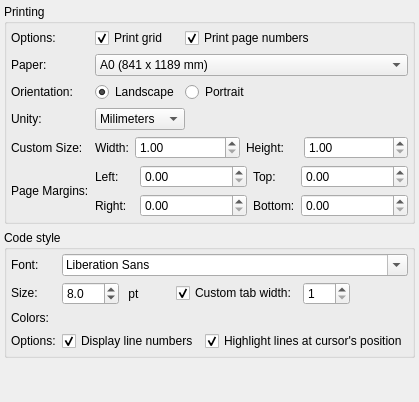
     <widget class="QWidget" name="tab_3">
      <attribute name="title">
       <string>Printing &amp;&amp; Code</string>
      </attribute>
      <layout class="QGridLayout" name="gridLayout_9">
       <property name="leftMargin">
        <number>4</number>
       </property>
       <property name="topMargin">
        <number>4</number>
       </property>
       <property name="rightMargin">
        <number>4</number>
       </property>
       <property name="bottomMargin">
        <number>4</number>
       </property>
       <item row="1" column="0">
        <widget class="QGroupBox" name="code_font_gb">
         <property name="title">
          <string>Code style</string>
         </property>
         <layout class="QGridLayout" name="gridLayout_5">
          <property name="leftMargin">
           <number>4</number>
          </property>
          <property name="topMargin">
           <number>4</number>
          </property>
          <property name="rightMargin">
           <number>4</number>
          </property>
          <property name="bottomMargin">
           <number>4</number>
          </property>
          <item row="1" column="0">
           <widget class="QLabel" name="font_lbl_2">
            <property name="sizePolicy">
             <sizepolicy hsizetype="Fixed" vsizetype="Fixed">
              <horstretch>0</horstretch>
              <verstretch>0</verstretch>
             </sizepolicy>
            </property>
            <property name="text">
             <string>Size:</string>
            </property>
           </widget>
          </item>
          <item row="0" column="0">
           <widget class="QLabel" name="font_lbl">
            <property name="sizePolicy">
             <sizepolicy hsizetype="Fixed" vsizetype="Fixed">
              <horstretch>0</horstretch>
              <verstretch>0</verstretch>
             </sizepolicy>
            </property>
            <property name="text">
             <string>Font:</string>
            </property>
           </widget>
          </item>
          <item row="2" column="0">
           <widget class="QLabel" name="colors_lbl">
            <property name="sizePolicy">
             <sizepolicy hsizetype="Fixed" vsizetype="Fixed">
              <horstretch>0</horstretch>
              <verstretch>0</verstretch>
             </sizepolicy>
            </property>
            <property name="text">
             <string>Colors:</string>
            </property>
           </widget>
          </item>
          <item row="3" column="0">
           <widget class="QLabel" name="colors_lbl_2">
            <property name="sizePolicy">
             <sizepolicy hsizetype="Fixed" vsizetype="Fixed">
              <horstretch>0</horstretch>
              <verstretch>0</verstretch>
             </sizepolicy>
            </property>
            <property name="text">
             <string>Options:</string>
            </property>
           </widget>
          </item>
          <item row="3" column="1" colspan="2">
           <layout class="QHBoxLayout" name="horizontalLayout_18">
            <item>
             <widget class="QCheckBox" name="disp_line_numbers_chk">
              <property name="text">
               <string>Display line numbers</string>
              </property>
              <property name="checked">
               <bool>true</bool>
              </property>
             </widget>
            </item>
            <item>
             <widget class="QCheckBox" name="hightlight_lines_chk">
              <property name="sizePolicy">
               <sizepolicy hsizetype="Expanding" vsizetype="Fixed">
                <horstretch>0</horstretch>
                <verstretch>0</verstretch>
               </sizepolicy>
              </property>
              <property name="text">
               <string>Highlight lines at cursor's position</string>
              </property>
              <property name="checked">
               <bool>true</bool>
              </property>
             </widget>
            </item>
           </layout>
          </item>
          <item row="0" column="1" colspan="2">
           <widget class="QFontComboBox" name="font_cmb">
            <property name="sizePolicy">
             <sizepolicy hsizetype="Expanding" vsizetype="Fixed">
              <horstretch>0</horstretch>
              <verstretch>0</verstretch>
             </sizepolicy>
            </property>
           </widget>
          </item>
          <item row="1" column="1" colspan="2">
           <layout class="QHBoxLayout" name="horizontalLayout_5">
            <item>
             <widget class="QDoubleSpinBox" name="font_size_spb">
              <property name="decimals">
               <number>1</number>
              </property>
              <property name="minimum">
               <double>5.000000000000000</double>
              </property>
              <property name="maximum">
               <double>100.000000000000000</double>
              </property>
              <property name="singleStep">
               <double>0.500000000000000</double>
              </property>
              <property name="value">
               <double>8.000000000000000</double>
              </property>
             </widget>
            </item>
            <item>
             <widget class="QLabel" name="unity_lbl">
              <property name="sizePolicy">
               <sizepolicy hsizetype="Minimum" vsizetype="Preferred">
                <horstretch>0</horstretch>
                <verstretch>0</verstretch>
               </sizepolicy>
              </property>
              <property name="text">
               <string> pt</string>
              </property>
             </widget>
            </item>
            <item>
             <spacer name="horizontalSpacer">
              <property name="orientation">
               <enum>Qt::Horizontal</enum>
              </property>
              <property name="sizeType">
               <enum>QSizePolicy::Fixed</enum>
              </property>
              <property name="sizeHint" stdset="0">
               <size>
                <width>30</width>
                <height>20</height>
               </size>
              </property>
             </spacer>
            </item>
            <item>
             <widget class="QCheckBox" name="tab_width_chk">
              <property name="text">
               <string>Custom tab width:</string>
              </property>
              <property name="checked">
               <bool>true</bool>
              </property>
             </widget>
            </item>
            <item>
             <widget class="QSpinBox" name="tab_width_spb">
              <property name="enabled">
               <bool>true</bool>
              </property>
              <property name="minimum">
               <number>1</number>
              </property>
              <property name="maximum">
               <number>100</number>
              </property>
              <property name="value">
               <number>1</number>
              </property>
             </widget>
            </item>
            <item>
             <spacer name="horizontalSpacer_2">
              <property name="orientation">
               <enum>Qt::Horizontal</enum>
              </property>
              <property name="sizeHint" stdset="0">
               <size>
                <width>40</width>
                <height>20</height>
               </size>
              </property>
             </spacer>
            </item>
           </layout>
          </item>
         </layout>
        </widget>
       </item>
       <item row="0" column="0">
        <widget class="QGroupBox" name="printing_gb">
         <property name="title">
          <string>Printing</string>
         </property>
         <layout class="QGridLayout" name="gridLayout_3">
          <property name="leftMargin">
           <number>4</number>
          </property>
          <property name="topMargin">
           <number>4</number>
          </property>
          <property name="rightMargin">
           <number>4</number>
          </property>
          <property name="bottomMargin">
           <number>4</number>
          </property>
          <item row="0" column="0">
           <widget class="QLabel" name="print_op_lbl">
            <property name="text">
             <string>Options:</string>
            </property>
           </widget>
          </item>
          <item row="0" column="1">
           <widget class="QCheckBox" name="print_grid_chk">
            <property name="sizePolicy">
             <sizepolicy hsizetype="Fixed" vsizetype="Fixed">
              <horstretch>0</horstretch>
              <verstretch>0</verstretch>
             </sizepolicy>
            </property>
            <property name="text">
             <string>Print grid</string>
            </property>
            <property name="checked">
             <bool>true</bool>
            </property>
           </widget>
          </item>
          <item row="0" column="2">
           <widget class="QCheckBox" name="print_pg_num_chk">
            <property name="sizePolicy">
             <sizepolicy hsizetype="Expanding" vsizetype="Fixed">
              <horstretch>0</horstretch>
              <verstretch>0</verstretch>
             </sizepolicy>
            </property>
            <property name="text">
             <string>Print page numbers</string>
            </property>
            <property name="checked">
             <bool>true</bool>
            </property>
           </widget>
          </item>
          <item row="1" column="0">
           <widget class="QLabel" name="paper_lbl">
            <property name="sizePolicy">
             <sizepolicy hsizetype="Preferred" vsizetype="Preferred">
              <horstretch>0</horstretch>
              <verstretch>0</verstretch>
             </sizepolicy>
            </property>
            <property name="text">
             <string>Paper:</string>
            </property>
           </widget>
          </item>
          <item row="1" column="1" colspan="2">
           <widget class="QComboBox" name="paper_cmb">
            <property name="sizePolicy">
             <sizepolicy hsizetype="Preferred" vsizetype="Fixed">
              <horstretch>0</horstretch>
              <verstretch>0</verstretch>
             </sizepolicy>
            </property>
            <property name="maximumSize">
             <size>
              <width>16777215</width>
              <height>16777215</height>
             </size>
            </property>
            <property name="currentIndex">
             <number>0</number>
            </property>
            <item>
             <property name="text">
              <string>A0 (841 x 1189 mm)</string>
             </property>
            </item>
            <item>
             <property name="text">
              <string>A1 (594 x 841 mm)</string>
             </property>
            </item>
            <item>
             <property name="text">
              <string>A2 (420 x 594 mm)</string>
             </property>
            </item>
            <item>
             <property name="text">
              <string>A3 (297 x 420 mm)</string>
             </property>
            </item>
            <item>
             <property name="text">
              <string>A4 (210 x 297 mm)</string>
             </property>
            </item>
            <item>
             <property name="text">
              <string>A5 (148 x 210 mm)</string>
             </property>
            </item>
            <item>
             <property name="text">
              <string>A6 (105 x 148 mm)</string>
             </property>
            </item>
            <item>
             <property name="text">
              <string>A7 (74 x 105 mm)</string>
             </property>
            </item>
            <item>
             <property name="text">
              <string>A8 (52 x 74 mm)</string>
             </property>
            </item>
            <item>
             <property name="text">
              <string>A9 (37 x 52 mm)</string>
             </property>
            </item>
            <item>
             <property name="text">
              <string>B0 (1030 x 1456 mm)</string>
             </property>
            </item>
            <item>
             <property name="text">
              <string>B1 (728 x 1030 mm)</string>
             </property>
            </item>
            <item>
             <property name="text">
              <string>B10 (32 x 45 mm)</string>
             </property>
            </item>
            <item>
             <property name="text">
              <string>B2 (515 x 728 mm)</string>
             </property>
            </item>
            <item>
             <property name="text">
              <string>B3 (364 x 515 mm)</string>
             </property>
            </item>
            <item>
             <property name="text">
              <string>B4 (257 x 364 mm)</string>
             </property>
            </item>
            <item>
             <property name="text">
              <string>B5 (182 x 257 mm)</string>
             </property>
            </item>
            <item>
             <property name="text">
              <string>B6 (128 x 182 mm)</string>
             </property>
            </item>
            <item>
             <property name="text">
              <string>B7 (91 x 128 mm)</string>
             </property>
            </item>
            <item>
             <property name="text">
              <string>B8 (64 x 91 mm)</string>
             </property>
            </item>
            <item>
             <property name="text">
              <string>B9 (45 x 64 mm)</string>
             </property>
            </item>
            <item>
             <property name="text">
              <string>C5E (163 x 229 mm)</string>
             </property>
            </item>
            <item>
             <property name="text">
              <string>Comm10E (105 x 241 mm)</string>
             </property>
            </item>
            <item>
             <property name="text">
              <string>DLE (110 x 220 mm)</string>
             </property>
            </item>
            <item>
             <property name="text">
              <string>Executive (191 x 254 mm)</string>
             </property>
            </item>
            <item>
             <property name="text">
              <string>Folio (210 x 330 mm)</string>
             </property>
            </item>
            <item>
             <property name="text">
              <string>Ledger (432 x 279 mm)</string>
             </property>
            </item>
            <item>
             <property name="text">
              <string>Legal (216 x 356 mm)</string>
             </property>
            </item>
            <item>
             <property name="text">
              <string>Letter (216 x 279 mm)</string>
             </property>
            </item>
            <item>
             <property name="text">
              <string>Tabloid (279 x 432 mm)</string>
             </property>
            </item>
            <item>
             <property name="text">
              <string>Custom</string>
             </property>
            </item>
           </widget>
          </item>
          <item row="2" column="0">
           <widget class="QLabel" name="orientation_lbl">
            <property name="sizePolicy">
             <sizepolicy hsizetype="Preferred" vsizetype="Preferred">
              <horstretch>0</horstretch>
              <verstretch>0</verstretch>
             </sizepolicy>
            </property>
            <property name="text">
             <string>Orientation:</string>
            </property>
           </widget>
          </item>
          <item row="2" column="1">
           <widget class="QRadioButton" name="landscape_rb">
            <property name="sizePolicy">
             <sizepolicy hsizetype="Fixed" vsizetype="Fixed">
              <horstretch>0</horstretch>
              <verstretch>0</verstretch>
             </sizepolicy>
            </property>
            <property name="text">
             <string>Landscape</string>
            </property>
            <property name="checked">
             <bool>true</bool>
            </property>
           </widget>
          </item>
          <item row="2" column="2">
           <widget class="QRadioButton" name="portrait_rb">
            <property name="sizePolicy">
             <sizepolicy hsizetype="Expanding" vsizetype="Fixed">
              <horstretch>0</horstretch>
              <verstretch>0</verstretch>
             </sizepolicy>
            </property>
            <property name="text">
             <string>Portrait</string>
            </property>
           </widget>
          </item>
          <item row="3" column="0">
           <widget class="QLabel" name="label">
            <property name="text">
             <string>Unity:</string>
            </property>
           </widget>
          </item>
          <item row="4" column="0">
           <widget class="QLabel" name="custom_lbl">
            <property name="text">
             <string>Custom Size:</string>
            </property>
           </widget>
          </item>
          <item row="4" column="1" colspan="2">
           <layout class="QHBoxLayout" name="horizontalLayout">
            <item>
             <widget class="QLabel" name="width_lbl">
              <property name="sizePolicy">
               <sizepolicy hsizetype="Fixed" vsizetype="Preferred">
                <horstretch>0</horstretch>
                <verstretch>0</verstretch>
               </sizepolicy>
              </property>
              <property name="text">
               <string>Width:</string>
              </property>
             </widget>
            </item>
            <item>
             <widget class="QDoubleSpinBox" name="width_spb">
              <property name="minimum">
               <double>1.000000000000000</double>
              </property>
              <property name="maximum">
               <double>999999.989999999990687</double>
              </property>
             </widget>
            </item>
            <item>
             <widget class="QLabel" name="height_lbl">
              <property name="sizePolicy">
               <sizepolicy hsizetype="Fixed" vsizetype="Preferred">
                <horstretch>0</horstretch>
                <verstretch>0</verstretch>
               </sizepolicy>
              </property>
              <property name="minimumSize">
               <size>
                <width>52</width>
                <height>0</height>
               </size>
              </property>
              <property name="text">
               <string>Height:</string>
              </property>
             </widget>
            </item>
            <item>
             <widget class="QDoubleSpinBox" name="height_spb">
              <property name="minimum">
               <double>1.000000000000000</double>
              </property>
              <property name="maximum">
               <double>999999.989999999990687</double>
              </property>
             </widget>
            </item>
           </layout>
          </item>
          <item row="5" column="0">
           <widget class="QLabel" name="margins_lbl">
            <property name="sizePolicy">
             <sizepolicy hsizetype="Preferred" vsizetype="Preferred">
              <horstretch>0</horstretch>
              <verstretch>0</verstretch>
             </sizepolicy>
            </property>
            <property name="text">
             <string>Page Margins:</string>
            </property>
           </widget>
          </item>
          <item row="5" column="1" colspan="2">
           <layout class="QGridLayout" name="gridLayout">
            <item row="0" column="0">
             <widget class="QLabel" name="left_lbl">
              <property name="minimumSize">
               <size>
                <width>39</width>
                <height>0</height>
               </size>
              </property>
              <property name="text">
               <string>Left:</string>
              </property>
             </widget>
            </item>
            <item row="0" column="1">
             <widget class="QDoubleSpinBox" name="left_marg">
              <property name="sizePolicy">
               <sizepolicy hsizetype="Expanding" vsizetype="Fixed">
                <horstretch>0</horstretch>
                <verstretch>0</verstretch>
               </sizepolicy>
              </property>
              <property name="minimumSize">
               <size>
                <width>50</width>
                <height>23</height>
               </size>
              </property>
              <property name="toolTip">
               <string>Left margin</string>
              </property>
              <property name="maximum">
               <double>5000.000000000000000</double>
              </property>
             </widget>
            </item>
            <item row="0" column="2">
             <widget class="QLabel" name="top_lbl">
              <property name="text">
               <string>Top:</string>
              </property>
             </widget>
            </item>
            <item row="0" column="3">
             <widget class="QDoubleSpinBox" name="top_marg">
              <property name="sizePolicy">
               <sizepolicy hsizetype="Expanding" vsizetype="Fixed">
                <horstretch>0</horstretch>
                <verstretch>0</verstretch>
               </sizepolicy>
              </property>
              <property name="minimumSize">
               <size>
                <width>50</width>
                <height>23</height>
               </size>
              </property>
              <property name="toolTip">
               <string>Top margin</string>
              </property>
              <property name="maximum">
               <double>5000.000000000000000</double>
              </property>
             </widget>
            </item>
            <item row="1" column="0">
             <widget class="QLabel" name="right_lbl">
              <property name="minimumSize">
               <size>
                <width>39</width>
                <height>0</height>
               </size>
              </property>
              <property name="text">
               <string>Right:</string>
              </property>
             </widget>
            </item>
            <item row="1" column="1">
             <widget class="QDoubleSpinBox" name="right_marg">
              <property name="sizePolicy">
               <sizepolicy hsizetype="Expanding" vsizetype="Fixed">
                <horstretch>0</horstretch>
                <verstretch>0</verstretch>
               </sizepolicy>
              </property>
              <property name="minimumSize">
               <size>
                <width>50</width>
                <height>23</height>
               </size>
              </property>
              <property name="toolTip">
               <string>Right margin</string>
              </property>
              <property name="maximum">
               <double>5000.000000000000000</double>
              </property>
             </widget>
            </item>
            <item row="1" column="2">
             <widget class="QLabel" name="bottom_lbl">
              <property name="text">
               <string>Bottom:</string>
              </property>
             </widget>
            </item>
            <item row="1" column="3">
             <widget class="QDoubleSpinBox" name="bottom_marg">
              <property name="sizePolicy">
               <sizepolicy hsizetype="Expanding" vsizetype="Fixed">
                <horstretch>0</horstretch>
                <verstretch>0</verstretch>
               </sizepolicy>
              </property>
              <property name="minimumSize">
               <size>
                <width>50</width>
                <height>23</height>
               </size>
              </property>
              <property name="toolTip">
               <string>Bottom margin</string>
              </property>
              <property name="maximum">
               <double>5000.000000000000000</double>
              </property>
             </widget>
            </item>
           </layout>
          </item>
          <item row="3" column="1" colspan="2">
           <widget class="QComboBox" name="unity_cmb">
            <property name="sizePolicy">
             <sizepolicy hsizetype="Fixed" vsizetype="Fixed">
              <horstretch>0</horstretch>
              <verstretch>0</verstretch>
             </sizepolicy>
            </property>
            <property name="currentIndex">
             <number>0</number>
            </property>
            <item>
             <property name="text">
              <string>Milimeters</string>
             </property>
            </item>
            <item>
             <property name="text">
              <string>Pixels</string>
             </property>
            </item>
            <item>
             <property name="text">
              <string>Inches</string>
             </property>
            </item>
            <item>
             <property name="text">
              <string>Centimeter</string>
             </property>
            </item>
           </widget>
          </item>
         </layout>
        </widget>
       </item>
       <item row="2" column="0">
        <spacer name="verticalSpacer_2">
         <property name="orientation">
          <enum>Qt::Vertical</enum>
         </property>
         <property name="sizeHint" stdset="0">
          <size>
           <width>20</width>
           <height>40</height>
          </size>
         </property>
        </spacer>
       </item>
      </layout>
     </widget>
